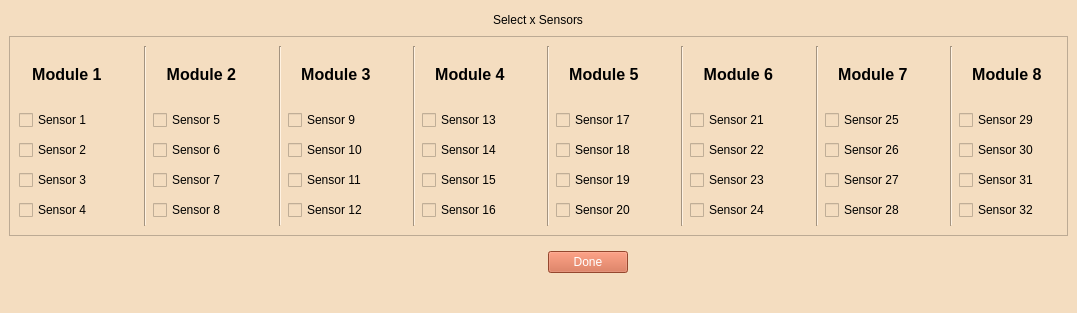
<?xml version="1.0" encoding="UTF-8"?>
<ui version="4.0">
	<class>MAIN_Sensor_Selection_Window</class>
	<widget class="QMainWindow" name="MAIN_Sensor_Selection_Window">
		<property name="geometry">
			<rect>
				<x>0</x>
				<y>0</y>
				<width>1077</width>
				<height>313</height>
			</rect>
		</property>
		<property name="sizePolicy">
			<sizepolicy hsizetype="Fixed" vsizetype="Fixed">
				<horstretch>0</horstretch>
				<verstretch>0</verstretch>
			</sizepolicy>
		</property>
		<property name="windowTitle">
			<string>Sensor Selection Window</string>
		</property>
		<property name="styleSheet">
			<string notr="true">font: 12pt &quot;MS Shell Dlg 2&quot;;
				background-color: rgb(244, 221, 192);
				color:rgb(0, 0, 0);
			</string>
		</property>
		<property name="iconSize">
			<size>
				<width>24</width>
				<height>24</height>
			</size>
		</property>
		<property name="dockNestingEnabled">
			<bool>false</bool>
		</property>
		<widget class="QWidget" name="centralwidget">
			<layout class="QVBoxLayout" name="verticalLayout_3">
				<item alignment="Qt::AlignHCenter">
					<widget class="QLabel" name="sensor_select_MAX_Label">
						<property name="text">
							<string>Select x Sensors</string>
						</property>
					</widget>
				</item>
				<item>
					<widget class="QFrame" name="frame">
						<property name="minimumSize">
							<size>
								<width>0</width>
								<height>200</height>
							</size>
						</property>
						<property name="maximumSize">
							<size>
								<width>16777215</width>
								<height>200</height>
							</size>
						</property>
						<property name="frameShape">
							<enum>QFrame::StyledPanel</enum>
						</property>
						<property name="frameShadow">
							<enum>QFrame::Raised</enum>
						</property>
						<layout class="QHBoxLayout" name="horizontalLayout_5">
							<item>
								<layout class="QVBoxLayout" name="verticalLayout">
									<item>
										<widget class="QLabel" name="Module1_Title">
											<property name="maximumSize">
												<size>
													<width>16777215</width>
													<height>50</height>
												</size>
											</property>
											<property name="text">
												<string>&lt;html&gt;&lt;head/&gt;&lt;body&gt;&lt;p align=&quot;center&quot;&gt;&lt;span
													style=&quot; font-size:12pt; font-weight:600;&quot;&gt;Module 1&lt;/span&gt;&lt;/p&gt;&lt;/body&gt;&lt;/html&gt;
												</string>
											</property>
										</widget>
									</item>
									<item>
										<widget class="QCheckBox" name="Sensor_1">
											<property name="text">
												<string>Sensor 1</string>
											</property>
										</widget>
									</item>
									<item>
										<widget class="QCheckBox" name="Sensor_2">
											<property name="text">
												<string>Sensor 2</string>
											</property>
										</widget>
									</item>
									<item>
										<widget class="QCheckBox" name="Sensor_3">
											<property name="text">
												<string>Sensor 3</string>
											</property>
										</widget>
									</item>
									<item>
										<widget class="QCheckBox" name="Sensor_4">
											<property name="text">
												<string>Sensor 4</string>
											</property>
										</widget>
									</item>
								</layout>
							</item>
							<item>
								<spacer name="verticalSpacer">
									<property name="orientation">
										<enum>Qt::Vertical</enum>
									</property>
									<property name="sizeHint" stdset="0">
										<size>
											<width>20</width>
											<height>40</height>
										</size>
									</property>
								</spacer>
							</item>
							<item>
								<widget class="Line" name="line">
									<property name="orientation">
										<enum>Qt::Vertical</enum>
									</property>
								</widget>
							</item>
							<item>
								<layout class="QVBoxLayout" name="verticalLayout_2">
									<item>
										<widget class="QLabel" name="Module2_Title">
											<property name="maximumSize">
												<size>
													<width>16777215</width>
													<height>50</height>
												</size>
											</property>
											<property name="text">
												<string>&lt;html&gt;&lt;head/&gt;&lt;body&gt;&lt;p align=&quot;center&quot;&gt;&lt;span
													style=&quot; font-size:12pt; font-weight:600;&quot;&gt;Module 2&lt;/span&gt;&lt;/p&gt;&lt;/body&gt;&lt;/html&gt;
												</string>
											</property>
										</widget>
									</item>
									<item>
										<widget class="QCheckBox" name="Sensor_5">
											<property name="text">
												<string>Sensor 5</string>
											</property>
										</widget>
									</item>
									<item>
										<widget class="QCheckBox" name="Sensor_6">
											<property name="text">
												<string>Sensor 6</string>
											</property>
										</widget>
									</item>
									<item>
										<widget class="QCheckBox" name="Sensor_7">
											<property name="text">
												<string>Sensor 7</string>
											</property>
										</widget>
									</item>
									<item>
										<widget class="QCheckBox" name="Sensor_8">
											<property name="text">
												<string>Sensor 8</string>
											</property>
										</widget>
									</item>
								</layout>
							</item>
							<item>
								<spacer name="verticalSpacer_2">
									<property name="orientation">
										<enum>Qt::Vertical</enum>
									</property>
									<property name="sizeHint" stdset="0">
										<size>
											<width>20</width>
											<height>40</height>
										</size>
									</property>
								</spacer>
							</item>
							<item>
								<widget class="Line" name="line_2">
									<property name="orientation">
										<enum>Qt::Vertical</enum>
									</property>
								</widget>
							</item>
							<item>
								<layout class="QVBoxLayout" name="verticalLayout_11">
									<item>
										<widget class="QLabel" name="Module3_Title">
											<property name="maximumSize">
												<size>
													<width>16777215</width>
													<height>50</height>
												</size>
											</property>
											<property name="text">
												<string>&lt;html&gt;&lt;head/&gt;&lt;body&gt;&lt;p align=&quot;center&quot;&gt;&lt;span
													style=&quot; font-size:12pt; font-weight:600;&quot;&gt;Module 3&lt;/span&gt;&lt;/p&gt;&lt;/body&gt;&lt;/html&gt;
												</string>
											</property>
										</widget>
									</item>
									<item>
										<widget class="QCheckBox" name="Sensor_9">
											<property name="text">
												<string>Sensor 9</string>
											</property>
										</widget>
									</item>
									<item>
										<widget class="QCheckBox" name="Sensor_10">
											<property name="text">
												<string>Sensor 10</string>
											</property>
										</widget>
									</item>
									<item>
										<widget class="QCheckBox" name="Sensor_11">
											<property name="text">
												<string>Sensor 11</string>
											</property>
										</widget>
									</item>
									<item>
										<widget class="QCheckBox" name="Sensor_12">
											<property name="text">
												<string>Sensor 12</string>
											</property>
										</widget>
									</item>
								</layout>
							</item>
							<item>
								<spacer name="verticalSpacer_4">
									<property name="orientation">
										<enum>Qt::Vertical</enum>
									</property>
									<property name="sizeHint" stdset="0">
										<size>
											<width>20</width>
											<height>40</height>
										</size>
									</property>
								</spacer>
							</item>
							<item>
								<widget class="Line" name="line_3">
									<property name="orientation">
										<enum>Qt::Vertical</enum>
									</property>
								</widget>
							</item>
							<item>
								<layout class="QVBoxLayout" name="verticalLayout_10">
									<item>
										<widget class="QLabel" name="Module4_Title">
											<property name="maximumSize">
												<size>
													<width>16777215</width>
													<height>50</height>
												</size>
											</property>
											<property name="text">
												<string>&lt;html&gt;&lt;head/&gt;&lt;body&gt;&lt;p align=&quot;center&quot;&gt;&lt;span
													style=&quot; font-size:12pt; font-weight:600;&quot;&gt;Module 4&lt;/span&gt;&lt;/p&gt;&lt;/body&gt;&lt;/html&gt;
												</string>
											</property>
										</widget>
									</item>
									<item>
										<widget class="QCheckBox" name="Sensor_13">
											<property name="enabled">
												<bool>true</bool>
											</property>
											<property name="text">
												<string>Sensor 13</string>
											</property>
										</widget>
									</item>
									<item>
										<widget class="QCheckBox" name="Sensor_14">
											<property name="text">
												<string>Sensor 14</string>
											</property>
										</widget>
									</item>
									<item>
										<widget class="QCheckBox" name="Sensor_15">
											<property name="text">
												<string>Sensor 15</string>
											</property>
										</widget>
									</item>
									<item>
										<widget class="QCheckBox" name="Sensor_16">
											<property name="text">
												<string>Sensor 16</string>
											</property>
										</widget>
									</item>
								</layout>
							</item>
							<item>
								<spacer name="verticalSpacer_3">
									<property name="orientation">
										<enum>Qt::Vertical</enum>
									</property>
									<property name="sizeHint" stdset="0">
										<size>
											<width>20</width>
											<height>40</height>
										</size>
									</property>
								</spacer>
							</item>
							<item>
								<widget class="Line" name="line_4">
									<property name="orientation">
										<enum>Qt::Vertical</enum>
									</property>
								</widget>
							</item>
							<item>
								<layout class="QVBoxLayout" name="verticalLayout_8">
									<item>
										<widget class="QLabel" name="Module5_Title">
											<property name="maximumSize">
												<size>
													<width>16777215</width>
													<height>50</height>
												</size>
											</property>
											<property name="text">
												<string>&lt;html&gt;&lt;head/&gt;&lt;body&gt;&lt;p align=&quot;center&quot;&gt;&lt;span
													style=&quot; font-size:12pt; font-weight:600;&quot;&gt;Module 5&lt;/span&gt;&lt;/p&gt;&lt;/body&gt;&lt;/html&gt;
												</string>
											</property>
										</widget>
									</item>
									<item>
										<widget class="QCheckBox" name="Sensor_17">
											<property name="text">
												<string>Sensor 17</string>
											</property>
										</widget>
									</item>
									<item>
										<widget class="QCheckBox" name="Sensor_18">
											<property name="text">
												<string>Sensor 18</string>
											</property>
										</widget>
									</item>
									<item>
										<widget class="QCheckBox" name="Sensor_19">
											<property name="text">
												<string>Sensor 19</string>
											</property>
										</widget>
									</item>
									<item>
										<widget class="QCheckBox" name="Sensor_20">
											<property name="text">
												<string>Sensor 20</string>
											</property>
										</widget>
									</item>
								</layout>
							</item>
							<item>
								<spacer name="verticalSpacer_5">
									<property name="orientation">
										<enum>Qt::Vertical</enum>
									</property>
									<property name="sizeHint" stdset="0">
										<size>
											<width>20</width>
											<height>40</height>
										</size>
									</property>
								</spacer>
							</item>
							<item>
								<widget class="Line" name="line_5">
									<property name="orientation">
										<enum>Qt::Vertical</enum>
									</property>
								</widget>
							</item>
							<item>
								<layout class="QVBoxLayout" name="verticalLayout_9">
									<item>
										<widget class="QLabel" name="Module6_Title">
											<property name="maximumSize">
												<size>
													<width>16777215</width>
													<height>50</height>
												</size>
											</property>
											<property name="text">
												<string>&lt;html&gt;&lt;head/&gt;&lt;body&gt;&lt;p align=&quot;center&quot;&gt;&lt;span
													style=&quot; font-size:12pt; font-weight:600;&quot;&gt;Module 6&lt;/span&gt;&lt;/p&gt;&lt;/body&gt;&lt;/html&gt;
												</string>
											</property>
										</widget>
									</item>
									<item>
										<widget class="QCheckBox" name="Sensor_21">
											<property name="enabled">
												<bool>true</bool>
											</property>
											<property name="text">
												<string>Sensor 21</string>
											</property>
										</widget>
									</item>
									<item>
										<widget class="QCheckBox" name="Sensor_22">
											<property name="text">
												<string>Sensor 22</string>
											</property>
										</widget>
									</item>
									<item>
										<widget class="QCheckBox" name="Sensor_23">
											<property name="text">
												<string>Sensor 23</string>
											</property>
										</widget>
									</item>
									<item>
										<widget class="QCheckBox" name="Sensor_24">
											<property name="text">
												<string>Sensor 24</string>
											</property>
										</widget>
									</item>
								</layout>
							</item>
							<item>
								<spacer name="verticalSpacer_6">
									<property name="orientation">
										<enum>Qt::Vertical</enum>
									</property>
									<property name="sizeHint" stdset="0">
										<size>
											<width>20</width>
											<height>40</height>
										</size>
									</property>
								</spacer>
							</item>
							<item>
								<widget class="Line" name="line_8">
									<property name="orientation">
										<enum>Qt::Vertical</enum>
									</property>
								</widget>
							</item>
							<item>
								<layout class="QVBoxLayout" name="verticalLayout_6">
									<item>
										<widget class="QLabel" name="Module7_Title">
											<property name="maximumSize">
												<size>
													<width>16777215</width>
													<height>50</height>
												</size>
											</property>
											<property name="text">
												<string>&lt;html&gt;&lt;head/&gt;&lt;body&gt;&lt;p align=&quot;center&quot;&gt;&lt;span
													style=&quot; font-size:12pt; font-weight:600;&quot;&gt;Module 7&lt;/span&gt;&lt;/p&gt;&lt;/body&gt;&lt;/html&gt;
												</string>
											</property>
										</widget>
									</item>
									<item>
										<widget class="QCheckBox" name="Sensor_25">
											<property name="text">
												<string>Sensor 25</string>
											</property>
										</widget>
									</item>
									<item>
										<widget class="QCheckBox" name="Sensor_26">
											<property name="text">
												<string>Sensor 26</string>
											</property>
										</widget>
									</item>
									<item>
										<widget class="QCheckBox" name="Sensor_27">
											<property name="text">
												<string>Sensor 27</string>
											</property>
										</widget>
									</item>
									<item>
										<widget class="QCheckBox" name="Sensor_28">
											<property name="text">
												<string>Sensor 28</string>
											</property>
										</widget>
									</item>
								</layout>
							</item>
							<item>
								<spacer name="verticalSpacer_7">
									<property name="orientation">
										<enum>Qt::Vertical</enum>
									</property>
									<property name="sizeHint" stdset="0">
										<size>
											<width>20</width>
											<height>40</height>
										</size>
									</property>
								</spacer>
							</item>
							<item>
								<widget class="Line" name="line_6">
									<property name="orientation">
										<enum>Qt::Vertical</enum>
									</property>
								</widget>
							</item>
							<item>
								<layout class="QVBoxLayout" name="verticalLayout_5">
									<item>
										<widget class="QLabel" name="Module8_Title">
											<property name="maximumSize">
												<size>
													<width>16777215</width>
													<height>50</height>
												</size>
											</property>
											<property name="text">
												<string>&lt;html&gt;&lt;head/&gt;&lt;body&gt;&lt;p align=&quot;center&quot;&gt;&lt;span
													style=&quot; font-size:12pt; font-weight:600;&quot;&gt;Module 8&lt;/span&gt;&lt;/p&gt;&lt;/body&gt;&lt;/html&gt;
												</string>
											</property>
										</widget>
									</item>
									<item>
										<widget class="QCheckBox" name="Sensor_29">
											<property name="enabled">
												<bool>false</bool>
											</property>
											<property name="text">
												<string>Sensor 29</string>
											</property>
										</widget>
									</item>
									<item>
										<widget class="QCheckBox" name="Sensor_30">
											<property name="enabled">
												<bool>false</bool>
											</property>
											<property name="text">
												<string>Sensor 30</string>
											</property>
										</widget>
									</item>
									<item>
										<widget class="QCheckBox" name="Sensor_31">
											<property name="enabled">
												<bool>false</bool>
											</property>
											<property name="text">
												<string>Sensor 31</string>
											</property>
										</widget>
									</item>
									<item>
										<widget class="QCheckBox" name="Sensor_32">
											<property name="enabled">
												<bool>false</bool>
											</property>
											<property name="text">
												<string>Sensor 32</string>
											</property>
										</widget>
									</item>
								</layout>
							</item>
						</layout>
					</widget>
				</item>
				<item alignment="Qt::AlignHCenter">
					<widget class="QWidget" name="widget" native="true">
						<property name="maximumSize">
							<size>
								<width>16777215</width>
								<height>40</height>
							</size>
						</property>
						<layout class="QHBoxLayout" name="horizontalLayout">
							<item>
								<spacer name="verticalSpacer_8">
									<property name="orientation">
										<enum>Qt::Vertical</enum>
									</property>
									<property name="sizeHint" stdset="0">
										<size>
											<width>20</width>
											<height>40</height>
										</size>
									</property>
								</spacer>
							</item>
							<item>
								<spacer name="verticalSpacer_12">
									<property name="orientation">
										<enum>Qt::Vertical</enum>
									</property>
									<property name="sizeHint" stdset="0">
										<size>
											<width>20</width>
											<height>40</height>
										</size>
									</property>
								</spacer>
							</item>
							<item>
								<spacer name="verticalSpacer_11">
									<property name="orientation">
										<enum>Qt::Vertical</enum>
									</property>
									<property name="sizeHint" stdset="0">
										<size>
											<width>20</width>
											<height>40</height>
										</size>
									</property>
								</spacer>
							</item>
							<item>
								<spacer name="verticalSpacer_10">
									<property name="orientation">
										<enum>Qt::Vertical</enum>
									</property>
									<property name="sizeHint" stdset="0">
										<size>
											<width>20</width>
											<height>40</height>
										</size>
									</property>
								</spacer>
							</item>
							<item>
								<spacer name="verticalSpacer_9">
									<property name="orientation">
										<enum>Qt::Vertical</enum>
									</property>
									<property name="sizeHint" stdset="0">
										<size>
											<width>20</width>
											<height>40</height>
										</size>
									</property>
								</spacer>
							</item>
							<item>
								<widget class="QPushButton" name="sensor_selection_DONE_Button">
									<property name="styleSheet">
										<string notr="true">background-color: rgb(209, 99, 65);
											color: rgb(255, 255, 255);
											font: 12pt &quot;MS Shell Dlg 2&quot;;
										</string>
									</property>
									<property name="text">
										<string>Done</string>
									</property>
								</widget>
							</item>
						</layout>
					</widget>
				</item>
			</layout>
		</widget>
		<widget class="QStatusBar" name="statusbar"/>
	</widget>
	<resources/>
	<connections/>
</ui>
